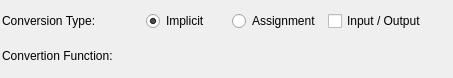
<?xml version="1.0" encoding="UTF-8"?>
<ui version="4.0">
 <class>ConversaoTipoWidget</class>
 <widget class="QWidget" name="ConversaoTipoWidget">
  <property name="geometry">
   <rect>
    <x>0</x>
    <y>0</y>
    <width>453</width>
    <height>78</height>
   </rect>
  </property>
  <property name="minimumSize">
   <size>
    <width>0</width>
    <height>0</height>
   </size>
  </property>
  <property name="windowTitle">
   <string>Form</string>
  </property>
  <layout class="QGridLayout" name="convtipo_grid">
   <property name="margin">
    <number>2</number>
   </property>
   <property name="spacing">
    <number>6</number>
   </property>
   <item row="0" column="0">
    <widget class="QLabel" name="tipoconv_lbl">
     <property name="sizePolicy">
      <sizepolicy hsizetype="Fixed" vsizetype="Fixed">
       <horstretch>0</horstretch>
       <verstretch>0</verstretch>
      </sizepolicy>
     </property>
     <property name="minimumSize">
      <size>
       <width>121</width>
       <height>0</height>
      </size>
     </property>
     <property name="maximumSize">
      <size>
       <width>121</width>
       <height>16777215</height>
      </size>
     </property>
     <property name="text">
      <string>Conversion Type:</string>
     </property>
    </widget>
   </item>
   <item row="0" column="1">
    <widget class="QRadioButton" name="implicita_rb">
     <property name="sizePolicy">
      <sizepolicy hsizetype="Fixed" vsizetype="Fixed">
       <horstretch>0</horstretch>
       <verstretch>0</verstretch>
      </sizepolicy>
     </property>
     <property name="minimumSize">
      <size>
       <width>80</width>
       <height>0</height>
      </size>
     </property>
     <property name="maximumSize">
      <size>
       <width>80</width>
       <height>16777215</height>
      </size>
     </property>
     <property name="text">
      <string>Implicit</string>
     </property>
     <property name="checked">
      <bool>true</bool>
     </property>
    </widget>
   </item>
   <item row="0" column="2">
    <widget class="QRadioButton" name="atribuicao_rb">
     <property name="sizePolicy">
      <sizepolicy hsizetype="Fixed" vsizetype="Fixed">
       <horstretch>0</horstretch>
       <verstretch>0</verstretch>
      </sizepolicy>
     </property>
     <property name="minimumSize">
      <size>
       <width>90</width>
       <height>0</height>
      </size>
     </property>
     <property name="maximumSize">
      <size>
       <width>80</width>
       <height>16777215</height>
      </size>
     </property>
     <property name="text">
      <string>Assignment</string>
     </property>
    </widget>
   </item>
   <item row="0" column="3">
    <widget class="QCheckBox" name="entradasaida_chk">
     <property name="sizePolicy">
      <sizepolicy hsizetype="Minimum" vsizetype="Fixed">
       <horstretch>0</horstretch>
       <verstretch>0</verstretch>
      </sizepolicy>
     </property>
     <property name="text">
      <string>Input / Output</string>
     </property>
    </widget>
   </item>
   <item row="1" column="0">
    <widget class="QLabel" name="funcconv_lbl">
     <property name="sizePolicy">
      <sizepolicy hsizetype="Fixed" vsizetype="Fixed">
       <horstretch>0</horstretch>
       <verstretch>0</verstretch>
      </sizepolicy>
     </property>
     <property name="minimumSize">
      <size>
       <width>138</width>
       <height>0</height>
      </size>
     </property>
     <property name="maximumSize">
      <size>
       <width>121</width>
       <height>16777215</height>
      </size>
     </property>
     <property name="text">
      <string>Convertion Function:</string>
     </property>
    </widget>
   </item>
   <item row="1" column="1" colspan="3">
    <spacer name="horizontalSpacer">
     <property name="orientation">
      <enum>Qt::Horizontal</enum>
     </property>
     <property name="sizeHint" stdset="0">
      <size>
       <width>40</width>
       <height>20</height>
      </size>
     </property>
    </spacer>
   </item>
  </layout>
 </widget>
 <resources/>
 <connections/>
</ui>
